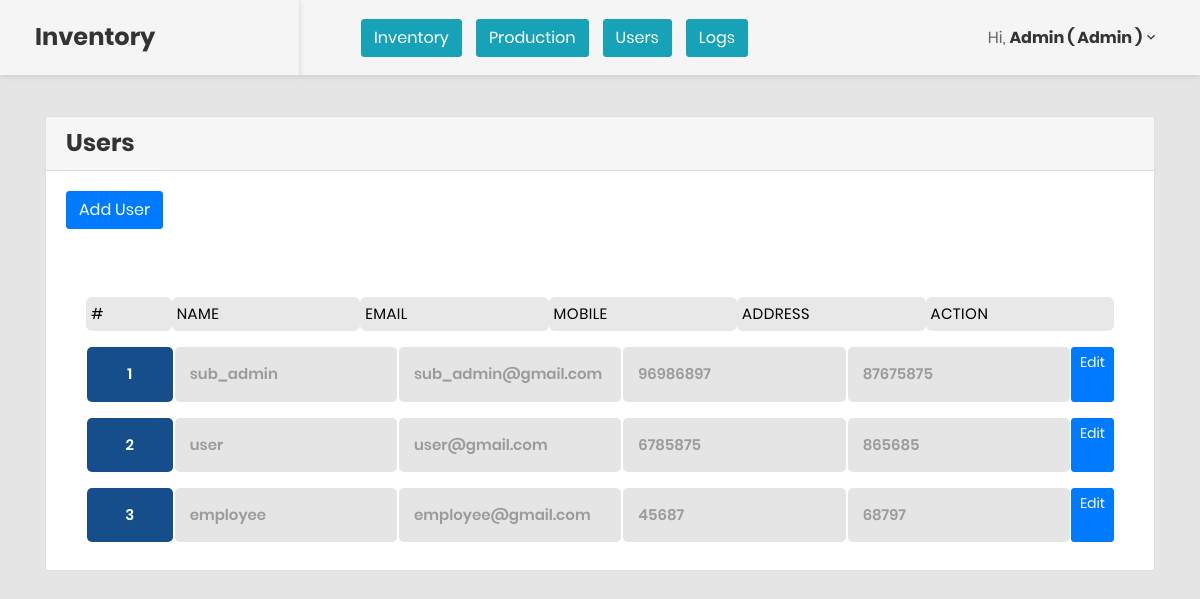
The page /users.php (signed in) on the database as committed earlier.
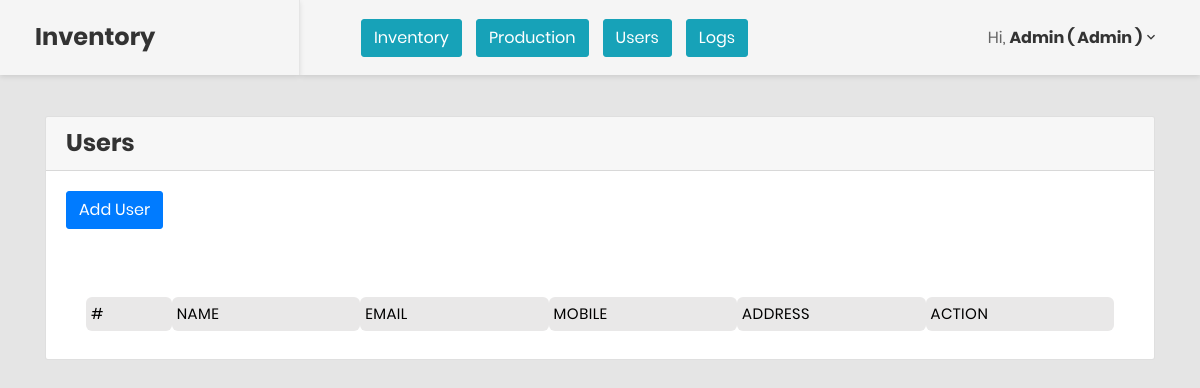
The same page on the database as committed later.
### tables this page shows
CREATE TABLE `users` (
  `id` int(11) NOT NULL,
  `name` varchar(255) NOT NULL,
  `email` varchar(255) NOT NULL,
  `password` varchar(255) NOT NULL,
  `mobile_number` varchar(255) NOT NULL,
  `address` varchar(255) NOT NULL,
  `role` varchar(255) NOT NULL
);

### users.php (the view)
<?php include('list.php');
$select = 'SELECT * FROM `users` WHERE `role` != "admin"';
$result = mysqli_query($conn,$select);
?>
<div class="card-header">
	<h3>Users</h3>
</div>
<div class="card-body">
	<a href="add-user.php" class="btn btn-primary">Add User</a>
</div>
<div class="card-body">
	<div class="details-container">
		<ul class="responsive-table">
			<li class="table-header">
				<div class="col col-1" data-label="#">#</div>
				<div class="col">Name</div>
				<div class="col">Email</div>
				<div class="col">Mobile</div>
				<div class="col">Address</div>
				<div class="col" colspan="2">Action</div>
			</li>
			<?php $n =1;?>
			<?php while ($value = mysqli_fetch_assoc($result)) { ?>
				<li class="table-row">
					<div class="col col-1" data-label="#"><?= $n++ ?></div>
					<div class="col" data-label="Name-"><?= $value['name'] ?></div>
					<div class="col" data-label="Category-"><?= $value['email'] ?></div>
					<div class="col" data-label="Qty after Shortage-"><?= $value['mobile_number'] ?></div>
					<div class="col" data-label="Shortage-"><?= $value['address'] ?></div>
					<div class="btn-group" role="group">
						<a href="user-edit.php?id=<?php echo $value['id']?>" class="btn btn-sm btn-primary">Edit</a>
					</div>
				</li>
			<?php } ?>
		</ul>
	</div>
</div>
<?php
include('index-end.php');
?>

### include/header.php (shortened to what this page needs)
<!DOCTYPE html>
<html lang="en">
<head>
	<link href="../assets/css/font-face.css" rel="stylesheet" media="all">
	<link href="../assets/vendor/font-awesome-4.7/css/font-awesome.min.css" rel="stylesheet" media="all">
	<link href="../assets/vendor/font-awesome-5/css/fontawesome-all.min.css" rel="stylesheet" media="all">
	<link href="../assets/vendor/mdi-font/css/material-design-iconic-font.min.css" rel="stylesheet" media="all">
	<link href="../assets/vendor/bootstrap-4.1/bootstrap.min.css" rel="stylesheet" media="all">
	<link href="../assets/vendor/animsition/animsition.min.css" rel="stylesheet" media="all">
	<link href="../assets/vendor/bootstrap-progressbar/bootstrap-progressbar-3.3.4.min.css" rel="stylesheet" media="all">
	<link href="../assets/vendor/wow/animate.css" rel="stylesheet" media="all">
	<link href="../assets/vendor/css-hamburgers/hamburgers.min.css" rel="stylesheet" media="all">
	<link href="../assets/vendor/slick/slick.css" rel="stylesheet" media="all">
	<link href="../assets/vendor/select2/select2.min.css" rel="stylesheet" media="all">
	<link href="../assets/vendor/perfect-scrollbar/perfect-scrollbar.css" rel="stylesheet" media="all">
	<link href="../assets/css/theme.css" rel="stylesheet" media="all">
</head>
<body class="animsition">

### navbar/list.php (shortened to what this page needs)
<?php
require_once('../include/header.php');
?>
<div class="page-wrapper">
		<aside class="menu-sidebar d-none d-lg-block">
			<div class="logo">
				<h3>Inventory</h3>
			</div>
		</aside>
		<div class="page-container">
			<header class="header-desktop">
				<div class="section__content section__content--p30">
					<div class="container-fluid">
						<div class="header-wrap">
							<nav class="navbar-sidebar">
								<ul class="list-unstyled navbar">
									<li>
										<a href="../index/" class="btn btn-info">Inventory</a>
										<a href="../production/costing" class="btn btn-info">Production</a>
										<?php if ($_SESSION['role'] == 'employee'){ ?>
										<?php } else{ ?>
											<a href="../users/users" class="btn btn-info">Users</a>
											<a href="../logs/logs" class="btn btn-info">Logs</a>
										<?php	} ?>
									</li>
								</ul>
							</nav>
							<div class="header-button">
								<div class="account-wrap">
									<div class="account-item clearfix js-item-menu">
										<div class="content">
											Hi, <a class="js-acc-btn"><strong><?= $_SESSION['user_name'] ?> ( <?= $_SESSION['role'] ?> )</strong></a>
										</div>
									</div>
								</div>
							</div>
						</div>
					</div>
				</div>
			</header>
			<div class="main-content">
				<div class="section__content section__content--p30">
					<div class="container-fluid">
						<div class="card">

### include/index-end.php
			</div>
		</div>
	</div>
</div>
</div>
<?php
include('footer.php');
?>

### include/footer.php (shortened to what this page needs)
</body>
</html>

Rows that differ between the two databases and show on the page:
removed users: name "sub_admin", email "sub_admin@gmail.com", mobile_number "96986897", address "87675875"
removed users: name "user", email "user@gmail.com", mobile_number "6785875", address "865685"
removed users: name "employee", email "employee@gmail.com", mobile_number "45687", address "68797"
